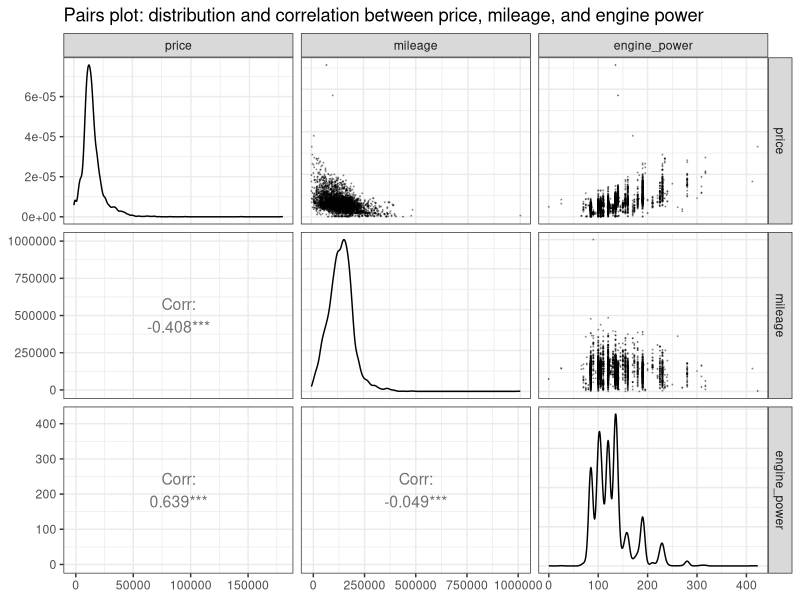
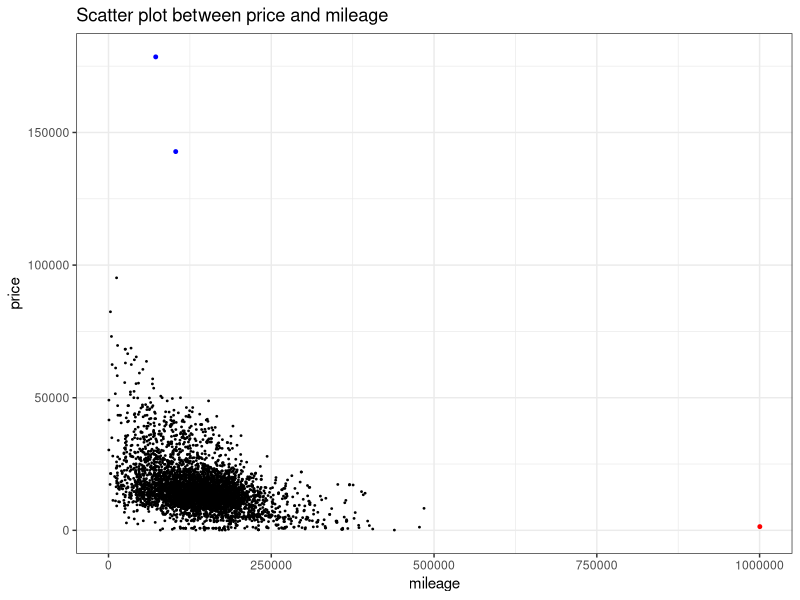

These charts were generated, in order, by the following R code:
## ---- chunk 1
knitr::opts_chunk$set(echo = TRUE)
## ---- chunk 2
# setwd("/Users/mengyaow/Desktop/Graduate/MA575/Lab_project/project2")

library(ggplot2)
library(GGally)
## ---- chunk 3
dat_bmw <- read.csv("./BMWpricing_updated.csv")
summary(dat_bmw)
## ---- chunk 4
dat_bmw[dat_bmw$mileage < 0, "mileage"] <- NA

dat_bmw$mileage <- as.numeric(dat_bmw$mileage)
dat_bmw$engine_power <- as.numeric(dat_bmw$engine_power)
dat_bmw$price <- as.numeric(dat_bmw$price)
summary(dat_bmw)
## ---- chunk 5
dat_bmw2 <- dat_bmw[,c("price", "mileage", "engine_power")]
dat_bmw2 <- dat_bmw2[complete.cases(dat_bmw2),]
ggpairs(dat_bmw2,
        upper=list(continuous=wrap("points", alpha=0.3, size=0.1)),
        lower=list(continuous=wrap('cor', size=4))) +
  labs(title = "Pairs plot: distribution and correlation between price, mileage, and engine power") +
  theme_bw()
## ---- chunk 6
ggplot(data = dat_bmw2, mapping = aes(x = mileage, y = price)) +
  geom_point(pch=19, cex=0.3) +
  geom_point(data = subset(dat_bmw2, mileage > 500000), mapping = aes(x = mileage, y = price), pch=19, cex=1, color = "red") +
  geom_point(data = subset(dat_bmw2, price > 100000), mapping = aes(x = mileage, y = price), pch=19, cex=1, color = "blue") +
  labs(title = "Scatter plot between price and mileage") +
  theme_bw()
## ---- chunk 7
mod1 <- lm(price ~ mileage, data = dat_bmw2)
summary(mod1)
